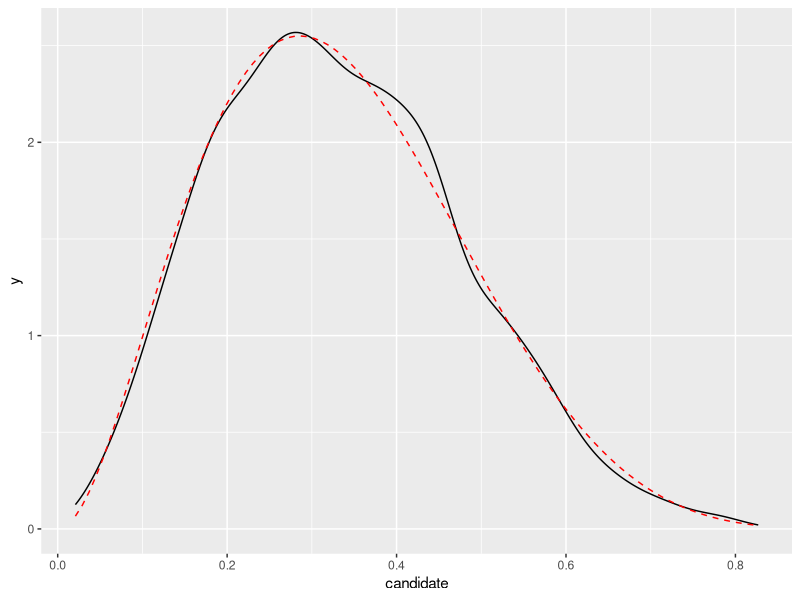

Reproduce this figure in R.
## ---- chunk 1
my_mean <- function(x) sum(x)/length(x)
my_mean(c(0, 1))
## ---- chunk 2
my_mean
## ---- chunk 3
my_mean <- function(x) {
  return(sum(x)/length(x))
}
## ---- chunk 4
for (i in 1:3) print(i)
## ---- chunk 5
myvector <- c(1, 2, 3, 4)
out <- 0
for (i in 1:length(myvector)) {
  out <- myvector[i] + out
}
out
## ---- chunk 6
my_cumsum <- function(x) {
  out <- 0
  for (i in 1:length(x)) {
    out <- x[i] + out
  }
  return(out)
}
my_cumsum(c(1, 2, 3, 4))
## ---- chunk 7
i <- 0
while (i < 3) {
  print(i)
  i <- i + 1
}
## ---- chunk 8
tol <- 0.01
x.last <- 10; diff <- 1
while (abs(diff) > tol) {
    x <- x.last - (x.last^2)/(2*x.last)
    diff <- (x - x.last)
    x.last <- x
    print(x)
}
## ---- chunk 9
my_sign <- function(x) {
  if (x > 0) {
  out <- "It's positive!"
} else if (x == 0) {
  out <- "It's neither positive nor negative!"
} else {
  out <- "It's negative!"
}
  return(out)
}
## ---- chunk 10
my_sign("A cow")
## ---- chunk 11
R <- 10000
samples <- matrix(NA, nrow=R, ncol=2)

for(i in 1:R) {
  samples[i, 1] <- runif(1, 0, 1)
  U <- runif(1, 0, 1)
  if(dunif(samples[i, 1], 0, 1)*3*U <= dbeta(samples[i, 1], 3, 6)) {
    samples[i, 2] <- 1
  }
  else if(dunif(samples[i, 1],0, 1)*3*U > dbeta(samples[i, 1], 3, 6)) {
  samples[i, 2] <- 0
  }
}

samples <- data.frame(samples)
names(samples) <- c("candidate", "accept")
samples <- samples[samples$accept == 1,]

library(ggplot2)
p <- ggplot(samples, aes(x=candidate))
p + geom_density() + 
    stat_function(fun=dbeta, args=list(3, 6), colour="red", linetype=2)

